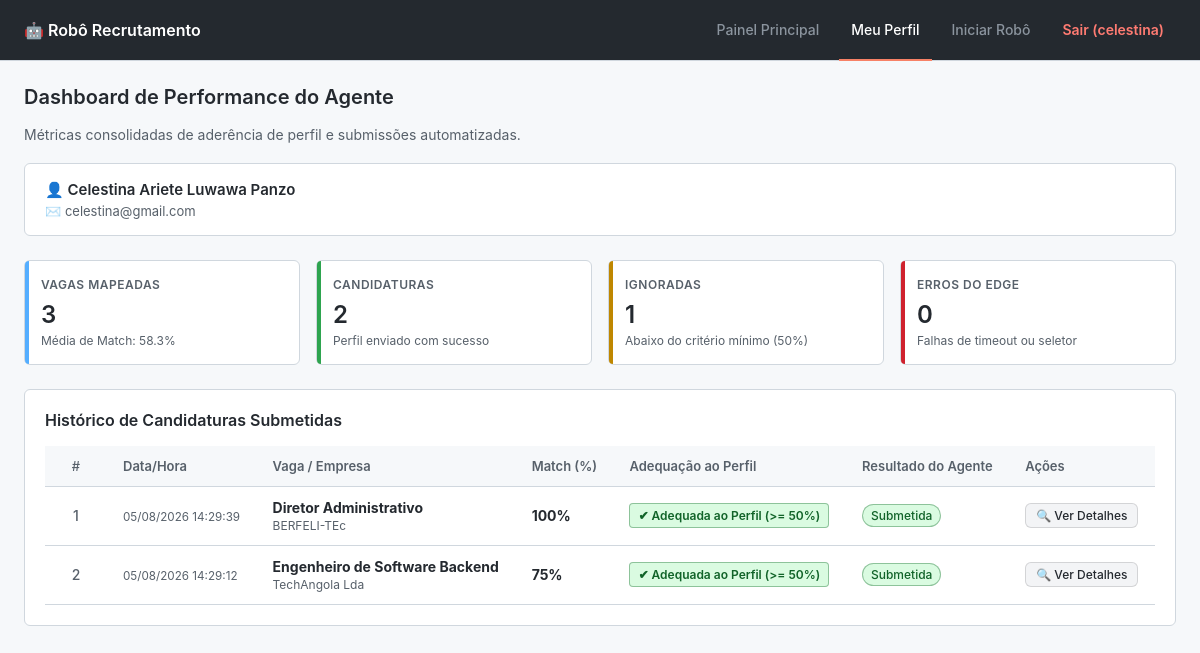
The page /index.php (signed in) on the database its author committed.
### tables this page shows
CREATE TABLE `perfil_candidato` (
  `id` int(11) NOT NULL,
  `utilizador_id` int(11) NOT NULL,
  `nome_completo` varchar(255) NOT NULL,
  `cidade_pais` varchar(150) NOT NULL,
  `email` varchar(150) NOT NULL,
  `telefone` varchar(50) NOT NULL,
  `portfolio_url` varchar(255) DEFAULT NULL,
  `formacao_academica` text NOT NULL,
  `experiencia_laboral` text NOT NULL,
  `principais_conquistas` text DEFAULT NULL,
  `hard_skills` text NOT NULL,
  `certificacoes` text DEFAULT NULL,
  `soft_skills` text NOT NULL,
  `valores_estilo` text DEFAULT NULL,
  `objetivo_profissional` varchar(255) NOT NULL
);

CREATE TABLE `historico_candidaturas` (
  `id` int(11) NOT NULL,
  `vaga_id` int(11) NOT NULL,
  `url_vaga` varchar(255) NOT NULL,
  `percentual_match` decimal(5,2) NOT NULL,
  `status_submissao` enum('Submetida','Ignorada','Falha') NOT NULL,
  `detalhes_erro` text DEFAULT NULL,
  `executado_em` timestamp NOT NULL DEFAULT current_timestamp(),
  `perfil_id` int(11) DEFAULT 1
);

CREATE TABLE `vagas` (
  `id` int(11) NOT NULL,
  `titulo` varchar(255) NOT NULL,
  `empresa` varchar(255) NOT NULL,
  `descricao` text NOT NULL,
  `hard_skills_exigidas` text NOT NULL,
  `soft_skills_exigidas` text NOT NULL,
  `status_vaga` enum('Aberta','Fechada') DEFAULT 'Aberta',
  `criada_em` timestamp NOT NULL DEFAULT current_timestamp(),
  `email_recrutador` varchar(255) DEFAULT 'recrutamento.empresa.exemplo@gmail.com'
);

### index.php (the view, shortened to what this page needs)
<?php
$conn = new mysqli("localhost", "root", "", "sistema_recrutamento_db");
$utilizador_logado_id = $_SESSION['utilizador_id'] ?? $_SESSION['user_id'] ?? 1;
$query_perfil = $conn->prepare("SELECT id, nome_completo, email FROM perfil_candidato WHERE utilizador_id = ?");
$query_perfil->bind_param("i", $utilizador_logado_id);
$query_perfil->execute();
$dados_perfil = $query_perfil->get_result()->fetch_assoc();
$perfil_id = $dados_perfil['id'] ?? 0;
$total_encontradas = $conn->query("SELECT COUNT(DISTINCT h.url_vaga) as total FROM historico_candidaturas h WHERE h.perfil_id = $perfil_id")->fetch_assoc()['total'];
$total_submetidas  = $conn->query("SELECT COUNT(*) as total FROM historico_candidaturas h WHERE h.status_submissao = 'Submetida' AND h.perfil_id = $perfil_id")->fetch_assoc()['total'];
$total_ignoradas   = $conn->query("SELECT COUNT(*) as total FROM historico_candidaturas h WHERE h.status_submissao = 'Ignorada' AND h.perfil_id = $perfil_id")->fetch_assoc()['total'];
$total_falhas      = $conn->query("SELECT COUNT(*) as total FROM historico_candidaturas h WHERE h.status_submissao = 'Falha' AND h.perfil_id = $perfil_id")->fetch_assoc()['total'];
$media_match_res = $conn->query("SELECT AVG(percentual_match) as media FROM historico_candidaturas WHERE status_submissao != 'Falha' AND perfil_id = $perfil_id")->fetch_assoc();
$media_match = $media_match_res['media'] ?? 0;
$query_logs = "SELECT h.*, v.titulo, v.empresa
               FROM historico_candidaturas h
               JOIN vagas v ON h.vaga_id = v.id
               WHERE h.status_submissao = 'Submetida' AND h.perfil_id = $perfil_id
               ORDER BY h.executado_em DESC";
$dados_logs = $conn->query($query_logs);
?>
<!DOCTYPE html>
<html lang="pt">
<head>
</head>
<body>
    <nav class="navbar">
        <a class="navbar-brand" href="index.php">🤖 Robô Recrutamento</a>
        <ul class="navbar-nav">
            <li><a href="index.php">Painel Principal</a></li>
            <li><a href="perfil.php" class="active">Meu Perfil</a></li>
            <li><a href="executar.php">Iniciar Robô</a></li>
            <li><a href="logout.php" style="color: #ff7b72; font-weight: 600;">Sair (<?php echo htmlspecialchars($_SESSION['username']); ?>)</a></li>
        </ul>
    </nav>
    <div class="container">
        <h2>Dashboard de Performance do Agente</h2>
        <p style="color: var(--text-muted); margin-bottom: 20px; font-size: 14px;">Métricas consolidadas de aderência de perfil e submissões automatizadas.</p>
        <?php if($dados_perfil): ?>
            <div class="user-profile-card">
                <div class="user-profile-info">
                    <h4>👤 <?php echo htmlspecialchars($dados_perfil['nome_completo']); ?></h4>
                    <p>✉️ <?php echo htmlspecialchars($dados_perfil['email']); ?></p>
                </div>
            </div>
        <?php endif; ?>
        <div class="grid-cards">
            <div class="card encontradas">
                <h3>Vagas Mapeadas</h3>
                <div class="numero"><?php echo $total_encontradas; ?></div>
                <div class="detalhe">Média de Match: <?php echo number_format($media_match, 1); ?>%</div>
            </div>
            <div class="card submetidas">
                <h3>Candidaturas</h3>
                <div class="numero"><?php echo $total_submetidas; ?></div>
                <div class="detalhe">Perfil enviado com sucesso</div>
            </div>
            <div class="card ignoradas">
                <h3>Ignoradas</h3>
                <div class="numero"><?php echo $total_ignoradas; ?></div>
                <div class="detalhe">Abaixo do critério mínimo (50%)</div>
            </div>
            <div class="card falhas">
                <h3>Erros do Edge</h3>
                <div class="numero"><?php echo $total_falhas; ?></div>
                <div class="detalhe">Falhas de timeout ou seletor</div>
            </div>
        </div>
        <div class="content-box">
            <h3>Histórico de Candidaturas Submetidas</h3>
            <table>
                <thead>
                    <tr>
                        <th class="col-num">#</th>
                        <th>Data/Hora</th>
                        <th>Vaga / Empresa</th>
                        <th>Match (%)</th>
                        <th>Adequação ao Perfil</th>
                        <th>Resultado do Agente</th>
                        <th>Ações</th>
                    </tr>
                </thead>
                <tbody>
                    <?php if($dados_logs && $dados_logs->num_rows > 0): ?>
                        <?php
                        $contador = 1;
                        while($row = $dados_logs->fetch_assoc()):
                            $match = (float)$row['percentual_match'];
                        ?>
                            <tr>
                                <td class="col-num"><?php echo $contador++; ?></td>
                                <td><small style="color: var(--text-muted);"><?php echo date('d/m/Y H:i:s', strtotime($row['executado_em'])); ?></small></td>
                                <td>
                                    <strong><?php echo htmlspecialchars($row['titulo']); ?></strong><br>
                                    <span style="font-size: 12px; color: var(--text-muted);"><?php echo htmlspecialchars($row['empresa']); ?></span>
                                </td>
                                <td><strong><?php echo number_format($match, 0); ?>%</strong></td>
                                <td>
                                    <?php if ($match >= 50): ?>
                                        <span class="badge-adequada">✔ Adequada ao Perfil (>= 50%)</span>
                                    <?php else: ?>
                                        <span class="badge-nao-adequada">não adequada ao Perfil (< 50%)</span>
                                    <?php endif; ?>
                                </td>
                                <td>
                                    <span class="status status-<?php echo $row['status_submissao']; ?>">
                                        <?php echo $row['status_submissao']; ?>
                                    </span>
                                </td>
                                <td>
                                    <a href="ver_candidatura.php?id=<?php echo $row['id']; ?>" class="btn-view">🔍 Ver Detalhes</a>
                                </td>
                            </tr>
                        <?php endwhile; ?>
                    <?php else: ?>
                        <tr><td colspan="7" style="text-align: center; color: var(--text-muted); padding: 24px;">O robô ainda não submeteu nenhuma candidatura associada a este perfil.</td></tr>
                    <?php endif; ?>
                </tbody>
            </table>
        </div>
    </div>
</body>
</html>

### index.php (style rules this page uses)
:root { --bg-primary: #ffffff; --bg-secondary: #f6f8fa; --border-color: #d0d7de; --text-main: #24292f; --text-muted: #57606a; --accent-blue: #0969da; --accent-blue-hover: #0353a4; --nav-bg: #24292f; }
body { font-family: -apple-system, BlinkMacSystemFont, "Segoe UI", "Noto Sans", Helvetica, Arial, sans-serif; background: var(--bg-secondary); color: var(--text-main); margin: 0; padding: 0; }
.navbar { background-color: var(--nav-bg); padding: 0 24px; display: flex; align-items: center; justify-content: space-between; border-bottom: 1px solid var(--border-color); height: 60px; }
.navbar-brand { color: #fff; font-size: 16px; font-weight: 600; text-decoration: none; display: flex; align-items: center; gap: 8px; }
.navbar-nav { list-style: none; display: flex; margin: 0; padding: 0; gap: 8px; height: 100%; align-items: center; }
.navbar-nav li { height: 100%; display: flex; align-items: center; }
.navbar-nav li a { display: flex; align-items: center; color: #8b949e; padding: 0 12px; height: 100%; text-decoration: none; font-size: 14px; font-weight: 500; transition: color 0.2s; border-bottom: 2px solid transparent; }
.navbar-nav li a:hover, .navbar-nav li a.active { color: #fff; border-bottom-color: #f78166; }
.container { padding: 24px; max-width: 1200px; margin: 0 auto; }
.user-profile-card { background: var(--bg-primary); padding: 16px 20px; border-radius: 6px; border: 1px solid var(--border-color); margin-bottom: 24px; display: flex; align-items: center; }
.user-profile-info h4 { margin: 0; color: var(--text-main); font-size: 15px; font-weight: 600; }
.user-profile-info p { margin: 4px 0 0 0; color: var(--text-muted); font-size: 13px; }
.grid-cards { display: grid; grid-template-columns: repeat(4, 1fr); gap: 16px; margin-bottom: 24px; }
.card { background: var(--bg-primary); padding: 16px; border-radius: 6px; border: 1px solid var(--border-color); position: relative; }
.card::before { content: ""; position: absolute; top: 0; left: 0; bottom: 0; width: 4px; border-top-left-radius: 6px; border-bottom-left-radius: 6px; }
.card.encontradas::before { background-color: #54aeff; }
.card.submetidas::before { background-color: #2ea44f; }
.card.ignoradas::before { background-color: #bf8700; }
.card.falhas::before { background-color: #cf222e; }
.card h3 { margin: 0; color: var(--text-muted); font-size: 12px; text-transform: uppercase; font-weight: 600; letter-spacing: 0.5px; }
.card .numero { font-size: 24px; font-weight: 600; margin: 8px 0 4px 0; color: var(--text-main); }
.card .detalhe { font-size: 12px; color: var(--text-muted); }
.content-box { background: var(--bg-primary); padding: 20px; border-radius: 6px; border: 1px solid var(--border-color); }
h2 { margin-top: 0; color: var(--text-main); font-size: 20px; font-weight: 600; }
h3 { font-size: 16px; font-weight: 600; color: var(--text-main); margin-top: 0; }
table { width: 100%; border-collapse: collapse; margin-top: 12px; font-size: 14px; }
th, td { padding: 12px 16px; border-bottom: 1px solid var(--border-color); text-align: left; }
th { background: var(--bg-secondary); color: var(--text-muted); font-weight: 600; font-size: 13px; }
.status { padding: 3px 8px; border-radius: 2em; font-size: 12px; font-weight: 500; display: inline-block; }
.status-Submetida { background: #dafbe1; color: #116329; border: 1px solid rgba(27, 111, 49, 0.4); }
.badge-adequada { background: #dafbe1; color: #116329; border: 1px solid rgba(27, 111, 49, 0.4); padding: 4px 8px; border-radius: 4px; font-size: 12px; font-weight: 600; display: inline-block; }
.btn-view { display: inline-block; background-color: #f3f4f6; color: var(--text-main); border: 1px solid rgba(27, 31, 36, 0.15); text-decoration: none; padding: 4px 10px; font-size: 12px; border-radius: 6px; font-weight: 500; transition: background 0.2s; }
.col-num { font-weight: 500; color: var(--text-muted); width: 30px; text-align: center; }

### rows shown on the page
perfil_candidato: nome_completo "Celestina Ariete Luwawa Panzo", email "celestina@gmail.com"
historico_candidaturas: executado_em "05/08/2026 14:29:39", vaga.titulo "Diretor Administrativo", vaga.empresa "BERFELI-TEc", percentual_match "100", shows "✔ Adequada ao Perfil (>= 50%)", status_submissao "Submetida"
historico_candidaturas: executado_em "05/08/2026 14:29:12", vaga.titulo "Engenheiro de Software Backend", vaga.empresa "TechAngola Lda", percentual_match "75", shows "✔ Adequada ao Perfil (>= 50%)", status_submissao "Submetida"

### other values the page prints
$_SESSION['username'] "celestina"
$total_encontradas "3"
$media_match "58.3"
$total_submetidas "2"
$total_ignoradas "1"
$total_falhas "0"
